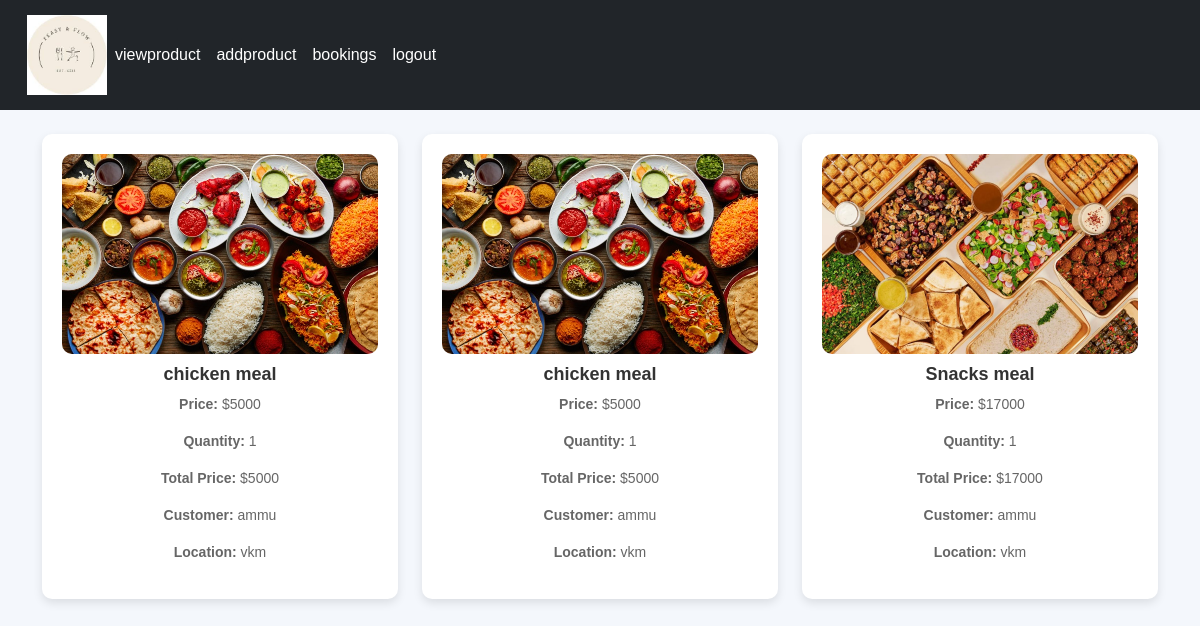
The app's page /bookinghistry/ (signed in) with its own data.
### app/models.py (models this page shows, shortened)
class Buy(models.Model):
    product = models.ForeignKey(Product,on_delete=models.CASCADE)
    user = models.ForeignKey(Register,on_delete=models.CASCADE)
    date_of_buying = models.TextField()
    quantity = models.IntegerField()
    price = models.IntegerField()
    DELIVERY_STATUS_CHOICES = [
        ("Pending", "Pending"),
        ("Shipped", "Shipped"),
        ("In Transit", "In Transit"),
        ("Delivered", "Delivered"),
    ]
    delivery_status = models.CharField(
        max_length=20, choices=DELIVERY_STATUS_CHOICES, default="Pending"
    )
    def __str__(self):
        return f"{self.product.name} - {self.delivery_status}"

class Product(models.Model):
    shop = models.ForeignKey(Shopreg,on_delete=models.CASCADE)
    name = models.TextField()
    discription = models.TextField()
    price = models.IntegerField()
    quantity = models.IntegerField()
    offerprice = models.IntegerField()
    image = models.FileField()

class Register(models.Model):
    Email = models.EmailField(unique=True)
    name = models.TextField()
    phonenumber = models.IntegerField()
    password = models.TextField()
    location= models.TextField()

### app/views.py (the view)
# urls.py: path('bookinghistry/',views.bookinghistry),
def bookinghistry(req):
    l=[]
    data=Product.objects.filter(shop=get_shop(req))
    for i in data:
        data1=Buy.objects.filter(product=i)
        l.append(data1)
    print(l)
    return render(req,'shop/bookinghistry.html',{'data':l})

### app/views.py (called while the page is built)
def get_shop(req):
    data=Shopreg.objects.get(Email=req.session['shop'])
    return data

### templates/shop/bookinghistry.html (shortened to what this page needs)
<!DOCTYPE html>
<html lang="en">
<head>
  <link href="https://cdn.jsdelivr.net/npm/bootstrap@5.3.3/dist/css/bootstrap.min.css" rel="stylesheet">
</head>
<body>
  <nav id="nav" class="navbar navbar-expand-sm navbar-dark bg-dark">
    <div class="container-fluid">
      <a href="../viewpro" class="logo"  >
        <img src="../static/images.jpg" alt="logo" width="80px">
      </a>
      <div class="collapse navbar-collapse" id="mynavbar">
        <ul class="navbar-nav me-auto">
          <li class="nav-item">
            <a class="nav-link" href="{% url 'viewpro' %}">viewproduct</a>
          </li>
        <li class="nav-item">
          <a class="nav-link" href="../addpro">addproduct</a>
        </li>
      <li class="nav-item">
        <a class="nav-link" href="../bookinghistry">bookings</a>
      </li>
          <li class="nav-item">
            <a class="nav-link" href="../logout">logout</a>
          </li>
        </ul>
      </div>
    </div>
  </nav>
  <div class="container mt-4">
    <div class="row g-4">
      {% for i in data %}
      {% for j in i %}
      <div class="col-md-4">
        <div class="product-card">
          <img src="{{j.product.image.url}}" alt="Product Image">
          <h5>{{ j.product.name }}</h5>
          <p><strong>Price:</strong> ${{ j.price }}</p>
          <p><strong>Quantity:</strong> {{ j.quantity }}</p>
          <p><strong>Total Price:</strong> ${{ j.price }}</p>
          <p><strong>Customer:</strong> {{ j.user.name }}</p>
          <p><strong>Location:</strong> {{ j.user.location }}</p>
        </div>
      </div>
      {% endfor %}
      {% endfor %}
    </div>
  </div>
</body>
</html>

### templates/shop/bookinghistry.html (style rules this page uses)
body { background-color: #f4f7fc; font-family: Arial, sans-serif; }
.navbar { background-color: #343a40; padding: 15px; }
.nav-link { color: #fff !important; font-weight: 500; transition: 0.3s; }
.product-card { background: #ffffff; border-radius: 10px; box-shadow: 0 4px 10px rgba(0, 0, 0, 0.1); padding: 20px; text-align: center; transition: transform 0.3s ease-in-out; }
.product-card img { width: 100%; height: 200px; object-fit: cover; border-radius: 10px; }
.product-card h5 { font-size: 18px; font-weight: bold; color: #333; margin-top: 10px; }
.product-card p { font-size: 14px; color: #666; }

### records on screen
Buy: product.image (placeholder picture), product.name "chicken meal", price "5000", quantity "1", user.name "ammu", user.location "vkm"
Buy: product.image (placeholder picture), product.name "chicken meal", price "5000", quantity "1", user.name "ammu", user.location "vkm"
Buy: product.image (picture), product.name "Snacks meal", price "17000", quantity "1", user.name "ammu", user.location "vkm"
